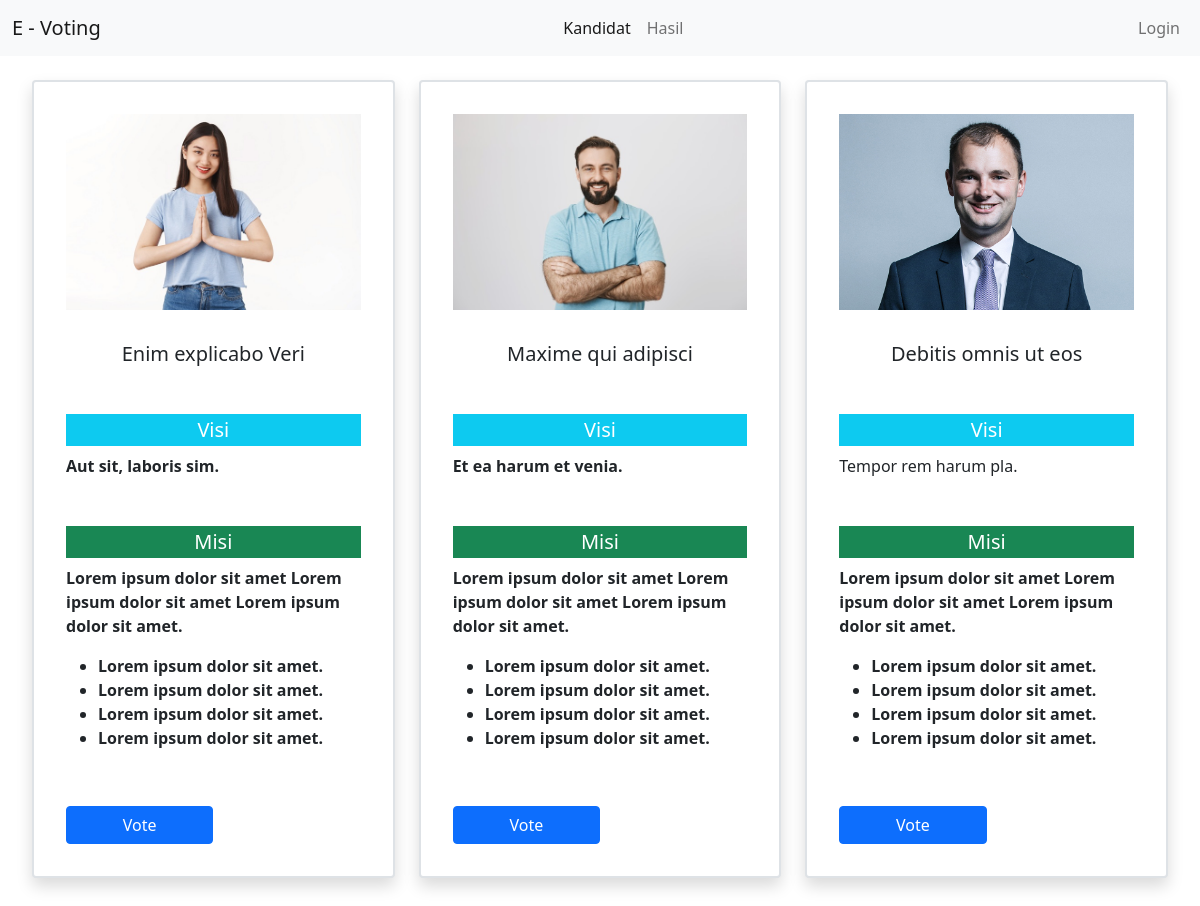
The page / on the database its author committed.
### tables this page shows
CREATE TABLE `candidates` (
  `id` int(11) NOT NULL,
  `name` varchar(255) NOT NULL,
  `dob` date NOT NULL,
  `photo` text NOT NULL,
  `visi` text DEFAULT NULL,
  `misi` text DEFAULT NULL,
  `chart_color` text DEFAULT NULL
);

### config.php (called while the page is built, shortened)
<?php
    $title = "E - Voting";
    $path = '/php/e_voting';
    $base_url = 'http://'.$_SERVER['SERVER_NAME'] . $path;
?>

### index.php (the view, shortened to what this page needs)
<?php
  require_once('config.php');
?>
<!doctype html>
<html lang="en">
  <head>
    <link href="https://cdn.jsdelivr.net/npm/bootstrap@5.0.1/dist/css/bootstrap.min.css" rel="stylesheet">
  </head>
  <body>
    <?php
    $kandidat = 'active';
    include('navbar.php') ?>
    <div class="container-fluid">
      <div class="row mx-2 my-4">
        <?php
          $sql = "select * from candidates";
          $query = mysqli_query($con,$sql);
          while($data = mysqli_fetch_array($query)){
          ?>
        <div class="col-md-4 mb-4">
          <div class="card shadow p-3 mb-5 bg-body rounded border border-2">
            <img src="assets/images/<?=$data['photo'];?>" class="p-3 rounded mx-auto img-sm img-fluid" alt="candidate photo">
            <div class="card-body ">
              <h5 class="card-title text-center"><?=$data['name'];?></h5>
              <p class="card-text">
                <h5 class="bg-info p-1 mt-5 text-center text-white">Visi</h5>
                <span><?=$data['visi'];?></span>
                <h5 class="bg-success p-1 mt-5 text-center text-white">Misi</h5>
                <span><?=$data['misi'];?></span>
              </p>
              <a href="#" onclick="vote('<?=$data['id']?>','<?=$data['name'];?>')" class="btn btn-primary w-50" >Vote</a>
            </div>
          </div>
        </div>
        <?php
          }
        ?>
      </div>
    </div>
  </body>
</html>

### navbar.php (shortened to what this page needs)
<nav class="navbar navbar-expand-lg navbar-light bg-light">
    <div class="container-fluid">
      <a class="navbar-brand" href="index.php"><?=$title;?></a>
      <div class="collapse navbar-collapse" id="navbarSupportedContent">
        <ul class="navbar-nav mx-auto mb-2 mb-lg-0">
          <li class="nav-item">
            <a class="nav-link <?=$kandidat;?>" href="<?=$base_url;?>/index.php">Kandidat</a>
          </li>
          <li class="nav-item">
            <a class="nav-link <?=$hasil;?>" href="<?=$base_url;?>/hasil.php">Hasil</a>
          </li>
        </ul>
        <ul class="navbar-nav ml-auto mb-2 mb-lg-0">
            <?php
            if(!isset($_SESSION['isLogin'])){
            ?>
            <li class="nav-item">
                <a class="nav-link" href="<?=$base_url;?>/admin/index.php">Login</a>
            </li>
            <?php } ?>
        </ul>
      </div>
    </div>
  </nav>

### index.php (style rules this page uses)
.img-sm { max-height: 400px; width: auto; }

### rows shown on the page
candidates: photo (picture), name "Enim explicabo Veri", visi "Aut sit, laboris sim.", misi "Lorem ipsum dolor sit amet Lorem ipsum dolor sit amet Lorem ipsum dolor sit amet. Lorem ipsum dolor sit amet. Lorem ipsum dolor sit amet. Lorem ipsum dolor sit amet. Lorem ipsum dolor sit amet."
candidates: photo (picture), name "Maxime qui adipisci", visi "Et ea harum et venia.", misi "Lorem ipsum dolor sit amet Lorem ipsum dolor sit amet Lorem ipsum dolor sit amet. Lorem ipsum dolor sit amet. Lorem ipsum dolor sit amet. Lorem ipsum dolor sit amet. Lorem ipsum dolor sit amet."
candidates: photo (picture), name "Debitis omnis ut eos", visi "Tempor rem harum pla.", misi "Lorem ipsum dolor sit amet Lorem ipsum dolor sit amet Lorem ipsum dolor sit amet. Lorem ipsum dolor sit amet. Lorem ipsum dolor sit amet. Lorem ipsum dolor sit amet. Lorem ipsum dolor sit amet."

### other values the page prints
$title "E - Voting"
